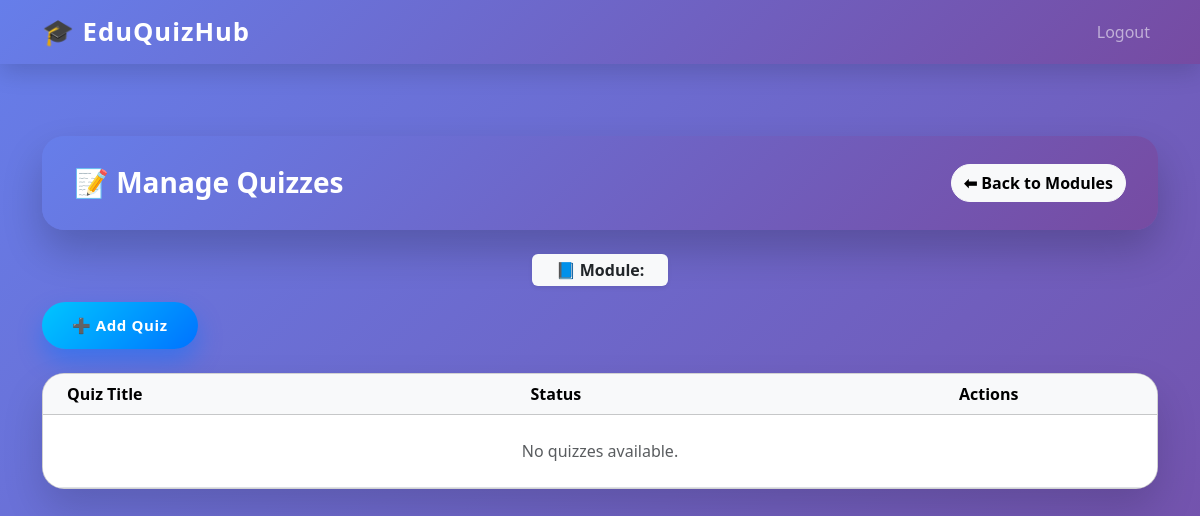
The app's page /admin/module/4/quizzes (signed in), older data.
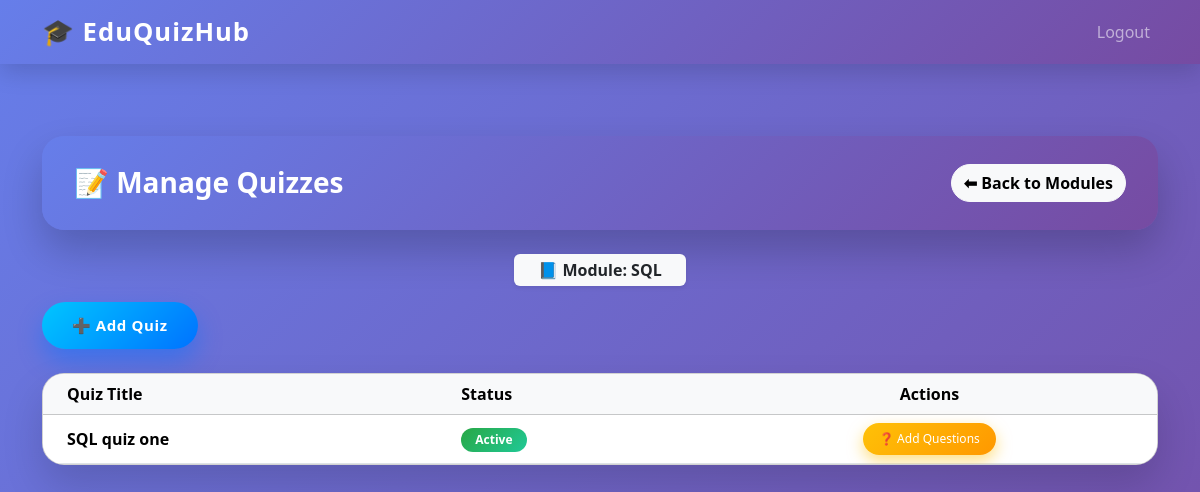
The same page, newer data.
### tables this page shows
CREATE TABLE modules (
    id INTEGER PRIMARY KEY AUTOINCREMENT,
    name TEXT NOT NULL
);

CREATE TABLE quizzes (
    id INTEGER PRIMARY KEY AUTOINCREMENT,
    module_id INTEGER NOT NULL,
    title TEXT NOT NULL,
    time_limit INTEGER,
    is_active INTEGER DEFAULT 0,
    FOREIGN KEY (module_id) REFERENCES modules(id)
);

### app.py (the view)
@app.route("/admin/module/<int:module_id>/quizzes")
def module_quizzes_admin(module_id):
    if session.get("role") != "admin":
        return redirect(url_for("login"))
    conn = get_db_connection()
    quizzes = conn.execute(
        "SELECT * FROM quizzes WHERE module_id = ?",
        (module_id,)
    ).fetchall()
    module = conn.execute(
        "SELECT * FROM modules WHERE id = ?",
        (module_id,)
    ).fetchone()
    conn.close()
    return render_template(
        "admin_module_quizzes.html",
        quizzes=quizzes,
        module=module   # 👈 IMPORTANT
    )

### app.py (called while the page is built)
def get_db_connection():
    conn = sqlite3.connect("database.db")
    conn.row_factory = sqlite3.Row
    return conn

### templates/admin_module_quizzes.html (shortened to what this page needs)
{% extends "base.html" %}
{% block content %}
<div class="page-header mb-4 d-flex justify-content-between align-items-center">
    <h3 class="fw-bold mb-0 text-white">📝 Manage Quizzes</h3>
    <a href="{{ url_for('manage_modules') }}"
       class="btn btn-light btn-animated">
        ⬅ Back to Modules
    </a>
</div>
<div class="mb-3 text-center">
    <span class="badge bg-light text-dark fs-6 px-4 py-2 shadow-sm">
        📘 Module: <strong>{{ module.name }}</strong>
    </span>
</div>
<div class="mb-4">
    <a href="{{ url_for('add_quiz', module_id=module.id) }}"
       class="btn btn-add-quiz btn-animated">
        ➕ Add Quiz
    </a>
</div>
<div class="card table-card">
    <div class="card-body p-0">
        <table class="table table-hover align-middle mb-0">
            <thead class="table-light">
                <tr>
                    <th class="ps-4">Quiz Title</th>
                    <th>Status</th>
                    <th class="text-center">Actions</th>
                </tr>
            </thead>
            <tbody>
                {% for q in quizzes %}
                <tr>
                    <td class="fw-semibold ps-4">{{ q.title }}</td>
                    <td>
                        {% if q.is_active %}
                            <span class="badge badge-active">Active</span>
                        {% else %}
                            <span class="badge badge-draft">Draft</span>
                        {% endif %}
                    </td>
                    <td class="text-center">
                        <a href="{{ url_for('add_questions', quiz_id=q.id) }}"
                           class="btn btn-add-questions">
                            ❓ Add Questions
                        </a>
                    </td>
                </tr>
                {% else %}
                <tr>
                    <td colspan="3" class="text-center text-muted py-4">
                        No quizzes available.
                    </td>
                </tr>
                {% endfor %}
            </tbody>
        </table>
    </div>
</div>
{% endblock %}

Row changes from the older to the newer data that the page shows:
added modules: name "SQL"
added quizzes: title "SQL quiz one", is_active "Active"
Text that changed along with them:
text no longer shown: "No quizzes available."
